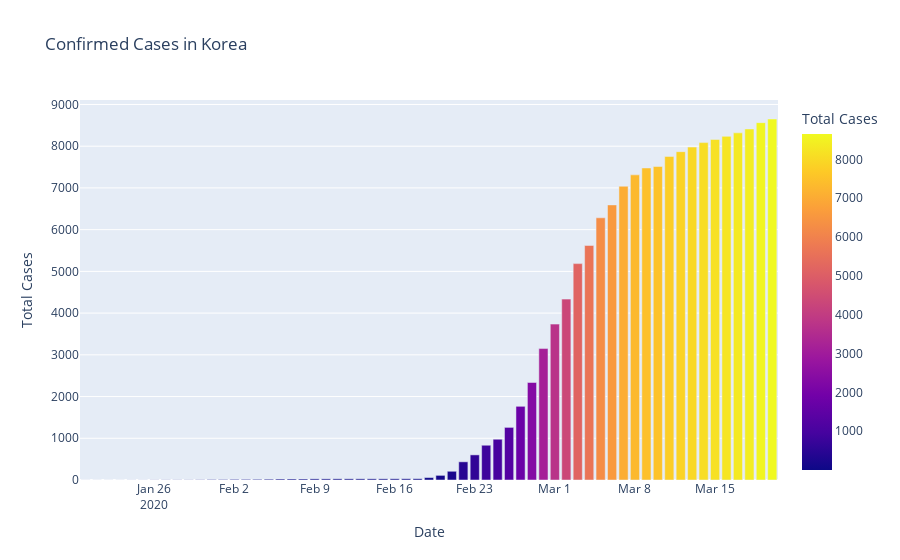

Notebook code for this chart:
### Code cell
fig = px.bar(dbd_Korea,x="Date",y="Total Cases",color="Total Cases", title='Confirmed Cases in Korea')
fig.show()
